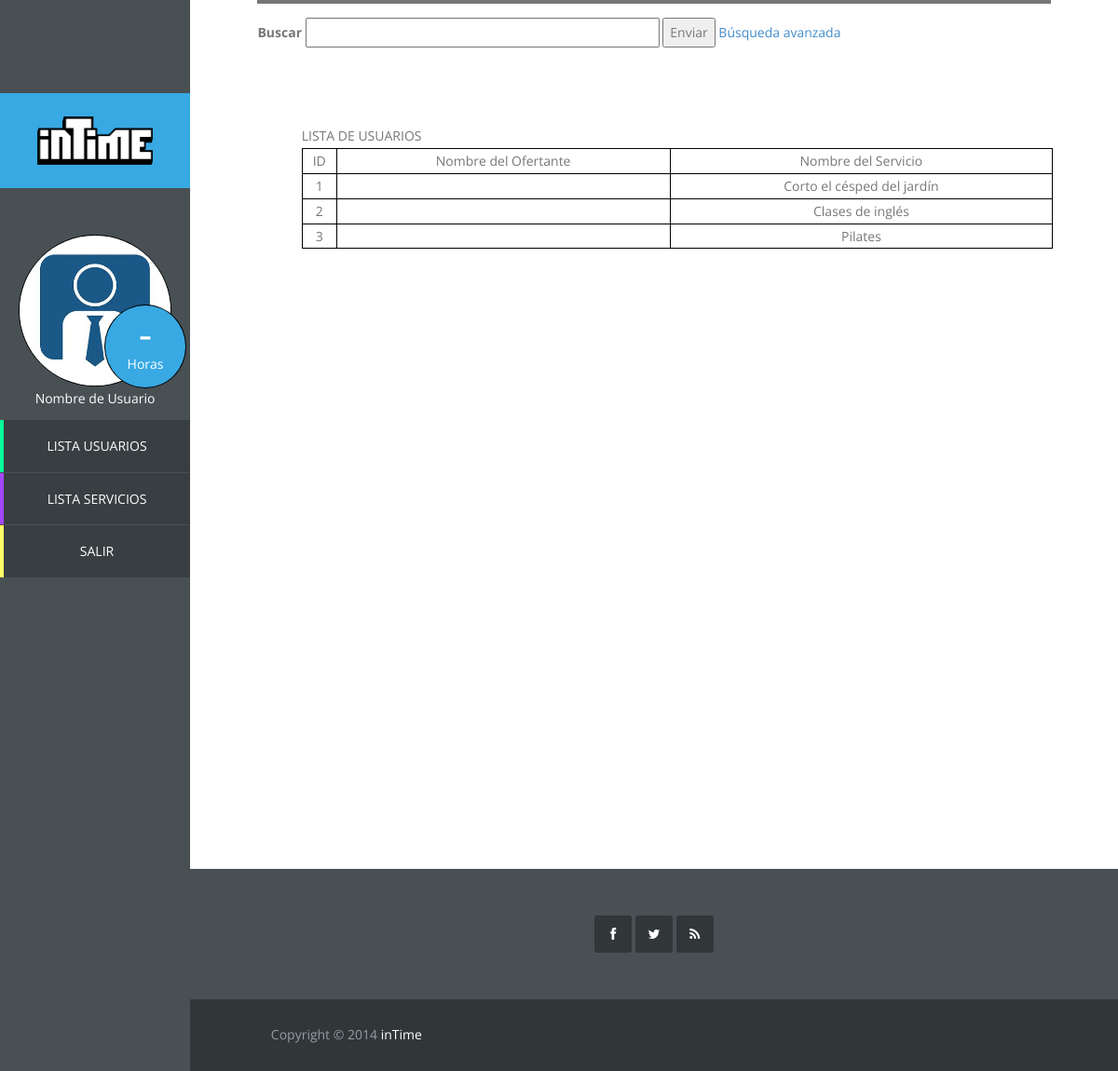
Page /vista/serviciosadmin.php on the earlier database version.
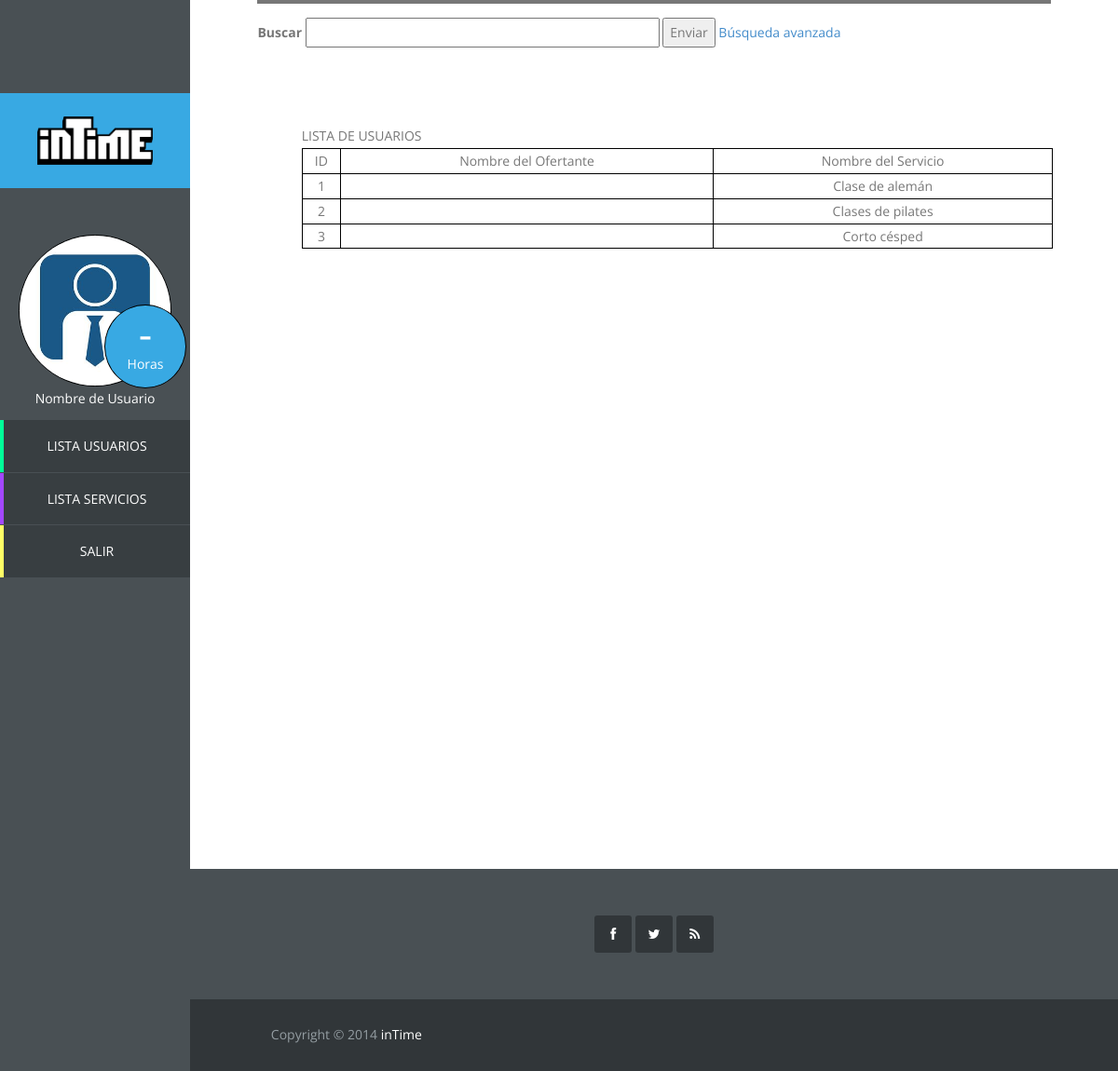
Same page on the later database version.
### tables this page shows
CREATE TABLE IF NOT EXISTS `servicio` (
  `id_servicio` int(11) NOT NULL AUTO_INCREMENT,
  `id_usuario` int(11) NOT NULL,
  `nombre_servicio` varchar(50) NOT NULL,
  `descripcion` varchar(1000) DEFAULT NULL,
  `horas` int(11) NOT NULL,
  `foto` blob,
  `id_categoria` int(11) NOT NULL,
  PRIMARY KEY (`id_servicio`),
  KEY `id_usuario` (`id_usuario`),
  KEY `id_categoria` (`id_categoria`)
);

### controlador/opbasededatos.php (called while the page is built, shortened)
<?php
class Mysql{
	public function mostrar_todos_servicios(){
		$enlace = mysqli_connect("localhost", "root", "", "intime");
		$consulta = "SELECT id_servicio, nombre_servicio FROM servicio";
		$resultado = mysqli_query($enlace, $consulta);
		return $resultado;
	}
}

### vista/serviciosadmin.php (the view, shortened to what this page needs)
<!DOCTYPE html>
<?php
require_once '../controlador/opbasededatos.php';
?>
<html lang="es">
	<head>
		<link rel="stylesheet" href="css/bootstrap.min.css">
		<link rel="stylesheet" href="css/font-awesome.min.css">
		<link rel="stylesheet" href="css/templatemo_misc.css">
		<link rel="stylesheet" href="css/templatemo_style.css">
	</head>
	<body>
		<?php include "sidebaradmin.php"
		?>
		<div id="main-content">
			<div id="templatemo">
				<div class="section-content">
					<div class="row">
						<div class="col-md-12">
							<div class="section-title">
								<div class="buscador">
									<form class="buscador-form" method="get" action="busqueda.php" accept-charset="utf-8">
										<label>Buscar</label>
										<input type="text" name="nombrebusq" size="50">
										<button type="submit" name="submit">
											Enviar
										</button>
										<a href="">Búsqueda avanzada</a>
									</form>
								</div>
							</div>
						</div>
					</div>
					<div class="panel-admin">
						<div class="lista-admin">
							<table>
								<?php
								$BDD = new Mysql();
								$resultado = $BDD->mostrar_todos_servicios();
								echo "<table border='1' cellpadding='2' cellspacing='2'";
								echo "<tr><td>ID</td><td>Nombre del Ofertante</td><td>Nombre del Servicio</td>";
								while ($row = mysqli_fetch_array($resultado)) {
							        echo "<tr>";
							        echo "<td>".$row["id_servicio"]."</td>";
							        echo "<td>".$row["nombre_usuario"]."</td>";
							        echo "<td>".$row["nombre_servicio"]."</td>";
							        echo "</tr>";
								}
								?>
								</table>
					</div>
				</div>
			</div>
			<?php include 'footer.php'
			?>
		</div>
	</body>
</html>

Differences in the rows shown:
changed servicio id 1: nombre_servicio "Corto el césped del jardín" → "Clase de alemán"
changed servicio id 2: nombre_servicio "Clases de inglés" → "Clases de pilates"
changed servicio id 3: nombre_servicio "Pilates" → "Corto césped"
